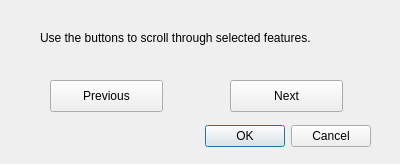
<?xml version="1.0" encoding="UTF-8"?>
<ui version="4.0">
 <class>ScrollSelectedDialogBase</class>
 <widget class="QDialog" name="ScrollSelectedDialogBase">
  <property name="geometry">
   <rect>
    <x>0</x>
    <y>0</y>
    <width>400</width>
    <height>164</height>
   </rect>
  </property>
  <property name="windowTitle">
   <string>Scroll Selected</string>
  </property>
  <widget class="QDialogButtonBox" name="button_box">
   <property name="geometry">
    <rect>
     <x>30</x>
     <y>120</y>
     <width>341</width>
     <height>32</height>
    </rect>
   </property>
   <property name="orientation">
    <enum>Qt::Horizontal</enum>
   </property>
   <property name="standardButtons">
    <set>QDialogButtonBox::Cancel|QDialogButtonBox::Ok</set>
   </property>
  </widget>
  <widget class="QPushButton" name="next_button">
   <property name="geometry">
    <rect>
     <x>230</x>
     <y>80</y>
     <width>113</width>
     <height>32</height>
    </rect>
   </property>
   <property name="text">
    <string>Next</string>
   </property>
  </widget>
  <widget class="QPushButton" name="previous_button">
   <property name="geometry">
    <rect>
     <x>50</x>
     <y>80</y>
     <width>113</width>
     <height>32</height>
    </rect>
   </property>
   <property name="text">
    <string>Previous</string>
   </property>
  </widget>
  <widget class="QLabel" name="label">
   <property name="geometry">
    <rect>
     <x>40</x>
     <y>30</y>
     <width>331</width>
     <height>16</height>
    </rect>
   </property>
   <property name="text">
    <string>Use the buttons to scroll through selected features.</string>
   </property>
  </widget>
 </widget>
 <resources/>
 <connections>
  <connection>
   <sender>button_box</sender>
   <signal>accepted()</signal>
   <receiver>ScrollSelectedDialogBase</receiver>
   <slot>accept()</slot>
   <hints>
    <hint type="sourcelabel">
     <x>20</x>
     <y>20</y>
    </hint>
    <hint type="destinationlabel">
     <x>20</x>
     <y>20</y>
    </hint>
   </hints>
  </connection>
  <connection>
   <sender>button_box</sender>
   <signal>rejected()</signal>
   <receiver>ScrollSelectedDialogBase</receiver>
   <slot>reject()</slot>
   <hints>
    <hint type="sourcelabel">
     <x>20</x>
     <y>20</y>
    </hint>
    <hint type="destinationlabel">
     <x>20</x>
     <y>20</y>
    </hint>
   </hints>
  </connection>
 </connections>
</ui>
